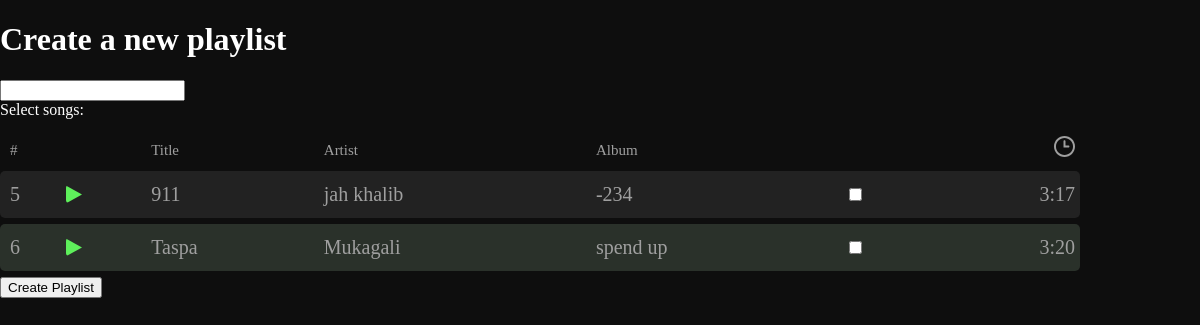
The app's page /add_playlist/ (signed in), older data.
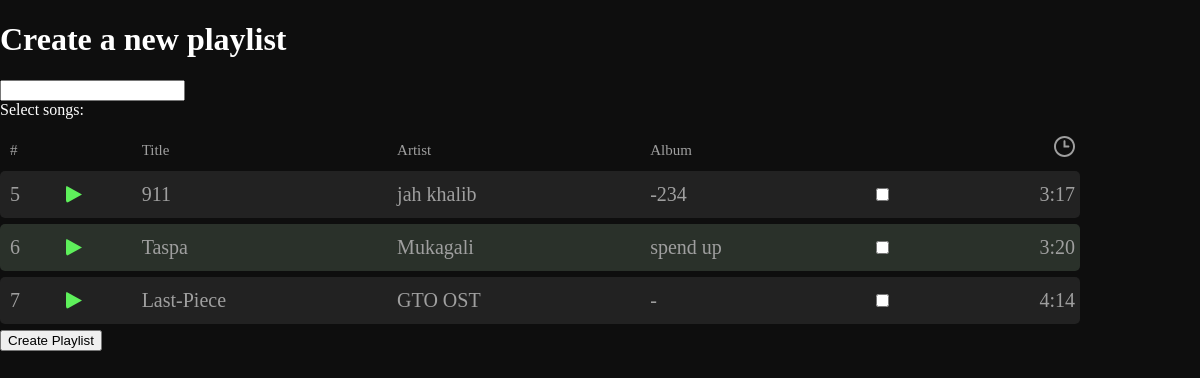
The same page, newer data.
### tyndama/models.py (models this page shows, shortened)
class Music(models.Model):
    song_id = models.AutoField(primary_key=True)
    name = models.CharField(max_length=255)
    singer = models.CharField(max_length=255)
    tags = models.CharField(max_length=255)
    image = models.ImageField(upload_to='images_1')
    song = models.FileField(upload_to='images_1')
    album = models.CharField(max_length=255, default="-")
    time = models.CharField(max_length=50)

### tyndama/views.py (the view)
# urls.py: path('add_playlist/', views.add_playlist, name='add_playlist'),
def add_playlist(request):
    music_items = Music.objects.all()
    playlist = Playlist.objects.filter(user=request.user)
    if request.method == 'POST':
        form = PlaylistForm(request.POST)
        if form.is_valid():
            print('form is valid')
            playlist = form.save(commit=False)
            playlist.user = request.user
            playlist.save()
            form.save_m2m()
            return redirect('playlist', playlist.id)
    else:
        print('sory you can not add')
        form = PlaylistForm()
    return render(request, 'tyndama/add_playlist.html', {'form': form, 'music_items': music_items, 'playlist': playlist})

### tyndama/forms.py
class PlaylistForm(forms.ModelForm):
    songs = forms.ModelMultipleChoiceField(
        queryset=Music.objects.all(),
        widget=forms.CheckboxSelectMultiple(attrs={'class': 'search-input'})
    )
    class Meta:
        model = Playlist
        fields = ['name', 'songs']

### templates/tyndama/add_playlist.html (shortened to what this page needs)
<!DOCTYPE html>
{% load static %}
<html lang="en">
<head>
    <link rel="stylesheet" href="{% static 'tyndama/css/styles.css' %}">
</head>
<body style="display: block">
<h1>Create a new playlist</h1>
<form method="post">
    {{ form.name }}
    <div>
        <label>Select songs:</label>
        <table id="playlist" class="no-select">
            <thead>
            <th>#</th>
            <th></th>
            <th>Title</th>
            <th>Artist</th>
            <th>Album</th>
            <th></th>
            <th>
                <img src="{% static 'tyndama/img/clock.svg' %}" alt="time">
            </th>
            </thead>
            <tbody>
            {% for music_item in music_items %}
                <tr>
                    <td>{{ music_item.song_id }}</td>
                    <td>
                        <div onload="save('{{ music_item.song }}', {{ music_item.song_id }}, '{{ music_item.name }}', '{{ music_item.singer }}', '{{ music_item.image }}')"
                             onclick="startPlay('{{ music_item.song }}', {{ music_item.song_id }}, '{{ music_item.name }}', '{{ music_item.singer }}', '{{ music_item.image }}' )"
                             class="inline-toggle-play pause" id="{{ music_item.song_id }}">
                            <span></span>
                        </div>
                    </td>
                    <td>{{ music_item.name }}</td>
                    <td>{{ music_item.singer }}</td>
                    <td>{{ music_item.album }}</td>
                    <td>
                        <div class="form-check">
                            <input class="form-check-input" type="checkbox" name="songs"
                                   id="song_{{ music_item.song_id }}" value="{{ music_item.song_id }}">
                        </div>
                    </td>
                    <td>{{ music_item.time }}</td>
                </tr>
            {% endfor %}
            </tbody>
        </table>
    </div>
    <button type="submit" class="btn btn-primary">Create Playlist</button>
</form>
</body>
</html>

Row changes from the older to the newer data that the page shows:
added Music: song_id "7", name "Last-Piece", singer "GTO OST", album "-", time "4:14"
